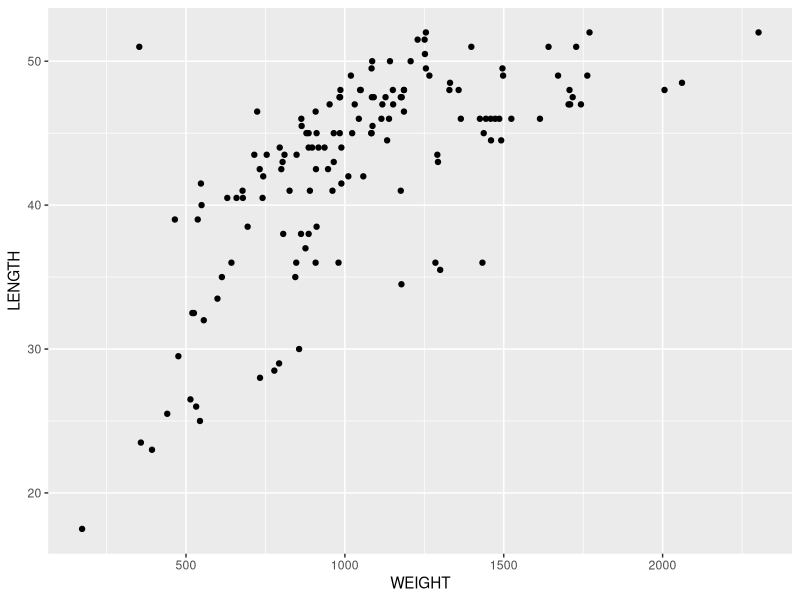

This chart was generated by the following R code:
##Task 1
getwd()

##Task 2
ddt <- read.csv("DDT.csv")

#First six lines
head(ddt)

##Task 3
#Variable in DDT
names(ddt)

#How many qualitative variables are in DDT?
2

#How many quantitative variables are in DDT?
4

sp = with(ddt, table(SPECIES))
sp

#How many species are in the ddt data set?
3

#Subset the ddt data set so that we see only the observations with SPECIES, LMBASS and WEIGHT bigger than 800gms
with(ddt, ddt[SPECIES=="LMBASS" & WEIGHT>800,])

#Subset the ddt data set so that we see only those observations where the RIVER is SCM and DDT bigger than 4.0
with(ddt, ddt[RIVER=="SCM" & DDT>4.0,])

##Task 4
summary(ddt)

#Find the mean length of fish in the ddt data frame
45.18

#What is the standard deviation of the weight of fish in the ddt data frame?


#Is this the plot of LENGTH vs WEIGHT from the ddt data frame?
library(ggplot2)

g <- ggplot(data = ddt, aes(x = WEIGHT, y = LENGTH))
g <- g + geom_point()
g

#If v=1:20 what is the last value of v/20?

##Task 5
#Make a table of the rivers.

#Make a color coded barplot of the rivers

#Make a table of the rivers crossed with the species of fish

#Make a barplot of the rivers crossed with the species of fish.

##Task 6
#Make a pie chart of Fish SPECIES

#Make a pie chart of RIVERS

##Task 7
#Make a boxplot of the variable DDT

#Make a boxplot of the variable WEIGHT

#Make a boxplot of the variable LENGTH

##Task 8
#Make a coplot of LENGTH Vs WEIGHT given RIVER

#Make a coplot of DDT Vs WEIGHT given SPECIES